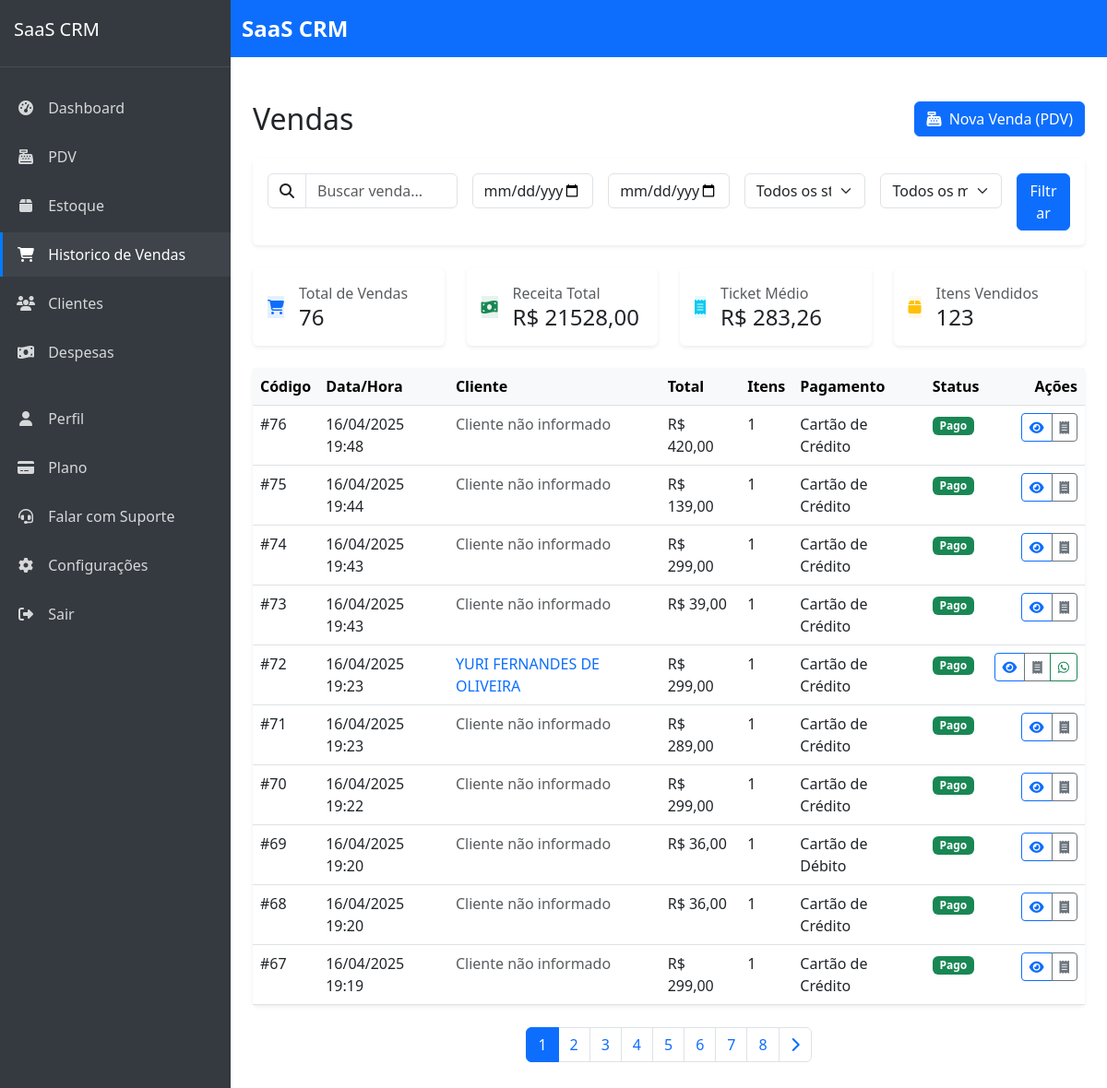
The page /sistema/vendas/ (signed in) on the database as committed earlier.
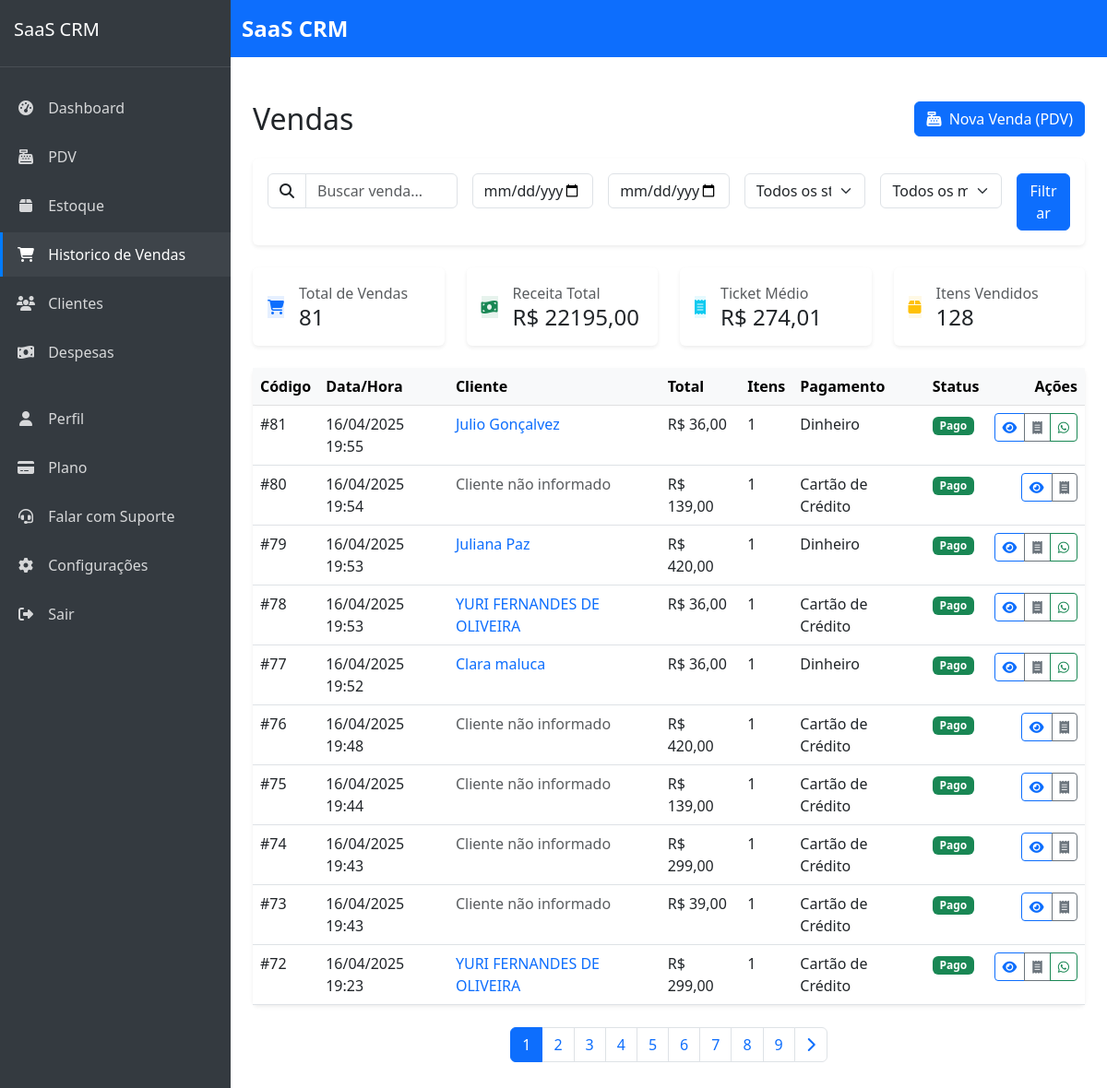
The same page on the database as committed later.
### sales/models.py (models this page shows, shortened)
class Sale(models.Model):
    STATUS_CHOICES = (
        ('pending', 'Pendente'),
        ('paid', 'Pago'),
        ('cancelled', 'Cancelado'),
    )
    company = models.ForeignKey(Company, on_delete=models.CASCADE, verbose_name='Empresa', related_name='sales')
    customer = models.ForeignKey(
        'customers.Customer',
        on_delete=models.SET_NULL,
        null=True,
        blank=True,
        related_name='sales'
    )
    payment_method = models.ForeignKey(PaymentMethod, on_delete=models.PROTECT, verbose_name='Método de Pagamento', related_name='sales')
    created_by = models.ForeignKey(settings.AUTH_USER_MODEL, on_delete=models.PROTECT, null=True, blank=True, verbose_name='Criado por', related_name='sales_created')
    status = models.CharField('Status', max_length=20, choices=STATUS_CHOICES, default='pending')
    total = models.DecimalField('Total', max_digits=10, decimal_places=2, default=0)
    discount = models.DecimalField('Desconto', max_digits=10, decimal_places=2, default=0)
    cost_total = models.DecimalField('Custo Total', max_digits=10, decimal_places=2, default=0)
    profit = models.DecimalField('Lucro', max_digits=10, decimal_places=2, default=0)
    profit_margin = models.DecimalField('Margem de Lucro', max_digits=5, decimal_places=2, default=0)
    notes = models.TextField('Observações', blank=True, null=True)
    created_at = models.DateTimeField('Criado em', auto_now_add=True)
    updated_at = models.DateTimeField('Atualizado em', auto_now=True)
    is_canceled = models.BooleanField(default=False)
    canceled_at = models.DateTimeField(null=True, blank=True)
    canceled_by = models.ForeignKey(
        settings.AUTH_USER_MODEL, on_delete=models.SET_NULL,
        null=True, blank=True, related_name='canceled_sales'
    )
    access_token = models.UUIDField(default=uuid.uuid4, editable=False)
    class Meta:
        verbose_name = 'Venda'
        verbose_name_plural = 'Vendas'
        ordering = ['-created_at']

class PaymentMethod(models.Model):
    company = models.ForeignKey(Company, on_delete=models.CASCADE, verbose_name='Empresa', related_name='payment_methods')
    name = models.CharField('Nome', max_length=100)
    description = models.TextField('Descrição', blank=True, null=True)
    is_active = models.BooleanField('Ativo', default=True)
    created_at = models.DateTimeField('Criado em', default=timezone.now)
    updated_at = models.DateTimeField('Atualizado em', default=timezone.now)
    class Meta:
        verbose_name = 'Método de Pagamento'
        verbose_name_plural = 'Métodos de Pagamento'
        ordering = ['name']
        unique_together = ['company', 'name']  # Prevent duplicate payment methods within same company

### customers/models.py (models this page shows, shortened)
class Customer(models.Model):
    company = models.ForeignKey(Company, on_delete=models.CASCADE, verbose_name='Empresa', related_name='customers')
    name = models.CharField('Nome', max_length=100)
    email = models.EmailField('E-mail', max_length=100, blank=True, null=True)
    phone = models.CharField('Telefone', max_length=20, blank=True, null=True)
    address = models.CharField('Endereço', max_length=200, blank=True, null=True)
    city = models.CharField('Cidade', max_length=100, blank=True, null=True)
    state = models.CharField('Estado', max_length=2, blank=True, null=True)
    zipcode = models.CharField('CEP', max_length=9, blank=True, null=True)
    notes = models.TextField('Observações', blank=True, null=True)
    is_active = models.BooleanField('Ativo', default=True)
    loyalty_points = models.IntegerField('Pontos de Fidelidade', default=0)
    loyalty_tier = models.ForeignKey(LoyaltyTier, on_delete=models.SET_NULL, null=True, blank=True, verbose_name='Nível de Fidelidade')
    birthday = models.DateField('Data de Nascimento', null=True, blank=True)
    created_at = models.DateTimeField('Criado em', auto_now_add=True)
    updated_at = models.DateTimeField('Atualizado em', auto_now=True)
    class Meta:
        verbose_name = 'Cliente'
        verbose_name_plural = 'Clientes'
        ordering = ['name']
        unique_together = [['company', 'email'], ['company', 'phone']]  # Prevent duplicate contacts within same company

### sales/views.py (the view)
# urls.py: path('', views.sale_list, name='sale_list'),
@login_required
def sale_list(request):
    query = request.GET.get('q', '')
    status = request.GET.get('status', '')
    payment_method = request.GET.get('payment_method', '')
    date_from = request.GET.get('date_from', '')
    date_to = request.GET.get('date_to', '')
    sales = Sale.objects.filter(company=request.user.company).select_related('customer', 'payment_method')
    if query:
        sales = sales.filter(
            Q(customer__name__icontains=query) |
            Q(notes__icontains=query)
        )
    if status:
        sales = sales.filter(status=status)
    if payment_method:
        sales = sales.filter(payment_method_id=payment_method)
    if date_from:
        sales = sales.filter(created_at__date__gte=date_from)
    if date_to:
        sales = sales.filter(created_at__date__lte=date_to)
    total_sales = sales.count()
    total_revenue = float(sales.aggregate(total=Sum('total'))['total'] or 0)
    avg_ticket = total_revenue / total_sales if total_sales > 0 else 0
    total_items = (
        SaleItem.objects
        .filter(sale__in=sales)
        .aggregate(total=Sum('quantity'))['total'] or 0
    )
    sales = sales.annotate(items_count=Sum('items__quantity'))
    sales = sales.order_by('-created_at')
    paginator = Paginator(sales, 10)
    page_number = request.GET.get('page', 1)
    sales_page = paginator.get_page(page_number)
    payment_methods = PaymentMethod.objects.filter(company=request.user.company)
    context = {
        'sales': sales_page,
        'payment_methods': payment_methods,
        'query': query,
        'status': status,
        'payment_method': payment_method,
        'date_from': date_from,
        'date_to': date_to,
        'total_sales': total_sales,
        'total_revenue': total_revenue,
        'avg_ticket': avg_ticket,
        'total_items': total_items,
    }
    return render(request, 'sales/sale_list.html', context)

### saas_crm/urls.py (called while the page is built)
    def __call__(self, request):
        if request.user.is_authenticated and request.user.is_superuser and 'impersonate_user_id' in request.session:
            user_id = request.session['impersonate_user_id']
            try:
                request.real_user = request.user
                request.user = User.objects.get(pk=user_id)
                request.is_impersonating = True
            except User.DoesNotExist:
                del request.session['impersonate_user_id']
        response = self.get_response(request)
        return response

### templates/sales/sale_list.html (shortened to what the changed rows need)
{% extends 'core/base.html' %}
{% load humanize %}
{% block content %}
<div class="container-fluid py-4">
    <div class="d-flex justify-content-between align-items-center mb-4">
        <h1 class="h2 mb-0">Vendas</h1>
    </div>
    <div class="row g-4 mb-4">
        <div class="col-md-3">
            <div class="card border-0 shadow-sm h-100">
                <div class="card-body p-3">
                    <div class="d-flex align-items-center">
                        <div>
                            <p class="text-muted mb-0">Total de Vendas</p>
                            <h4 class="mb-0">{{ total_sales|default:0 }}</h4>
                        </div>
                    </div>
                </div>
            </div>
        </div>
        <div class="col-md-3">
            <div class="card border-0 shadow-sm h-100">
                <div class="card-body p-3">
                    <div class="d-flex align-items-center">
                        <div>
                            <p class="text-muted mb-0">Receita Total</p>
                            <h4 class="mb-0">R$ {{ total_revenue|floatformat:2 }}</h4>
                        </div>
                    </div>
                </div>
            </div>
        </div>
        <div class="col-md-3">
            <div class="card border-0 shadow-sm h-100">
                <div class="card-body p-3">
                    <div class="d-flex align-items-center">
                        <div>
                            <p class="text-muted mb-0">Ticket Médio</p>
                            <h4 class="mb-0">R$ {{ avg_ticket|floatformat:2 }}</h4>
                        </div>
                    </div>
                </div>
            </div>
        </div>
        <div class="col-md-3">
            <div class="card border-0 shadow-sm h-100">
                <div class="card-body p-3">
                    <div class="d-flex align-items-center">
                        <div>
                            <p class="text-muted mb-0">Itens Vendidos</p>
                            <h4 class="mb-0">{{ total_items|default:0 }}</h4>
                        </div>
                    </div>
                </div>
            </div>
        </div>
    </div>
    <div class="card border-0 shadow-sm">
        <div class="card-body p-0">
            <div class="table-responsive">
                <table class="table table-hover mb-0">
                    <thead class="table-light">
                        <tr>
                            <th scope="col">Código</th>
                            <th scope="col">Data/Hora</th>
                            <th scope="col">Cliente</th>
                            <th scope="col">Total</th>
                            <th scope="col">Itens</th>
                            <th scope="col">Pagamento</th>
                            <th scope="col">Status</th>
                            <th scope="col" class="text-end">Ações</th>
                        </tr>
                    </thead>
                    <tbody>
                        {% for sale in sales %}
                        <tr>
                            <td>#{{ sale.id }}</td>
                            <td>{{ sale.created_at|date:"d/m/Y H:i" }}</td>
                            <td>
                                {% if sale.customer %}
                                <a href="{% url 'customers:customer_detail' sale.customer.id %}" class="text-decoration-none">
                                    {{ sale.customer.name }}
                                </a>
                                {% else %}
                                <span class="text-muted">Cliente não informado</span>
                                {% endif %}
                            </td>
                            <td>R$ {{ sale.total|floatformat:2 }}</td>
                            <td>{{ sale.items_count|default:0 }}</td>
                            <td>{{ sale.payment_method.name }}</td>
                            <td>
                                {% if sale.status == 'paid' %}
                                <span class="badge bg-success">Pago</span>
                                {% elif sale.status == 'pending' %}
                                <span class="badge bg-warning">Pendente</span>
                                {% else %}
                                <span class="badge bg-danger">Cancelado</span>
                                {% endif %}
                            </td>
                            <td class="text-end">
                                <div class="btn-group">
                                    <a href="{% url 'sales:sale_detail' sale.id %}" class="btn btn-sm btn-outline-primary" title="Ver detalhes">
                                        <i class="fas fa-eye"></i>
                                    </a>
                                    <a href="{% url 'sales:sale_receipt' sale.id %}" class="btn btn-sm btn-outline-secondary" title="Ver recibo">
                                        <i class="fas fa-receipt"></i>
                                    </a>
                                    {% if sale.customer and sale.customer.phone %}
                                    <a href="{% url 'sales:send_whatsapp' sale.id %}" class="btn btn-sm btn-outline-success" title="Enviar agradecimento por WhatsApp">
                                        <i class="fab fa-whatsapp"></i>
                                    </a>
                                    {% endif %}
                                </div>
                            </td>
                        </tr>
                        {% endfor %}
                    </tbody>
                </table>
            </div>
        </div>
    </div>
    {% if sales.has_other_pages %}
    <nav aria-label="Paginação" class="mt-4">
        <ul class="pagination justify-content-center">
            {% for num in sales.paginator.page_range %}
            <li class="page-item {% if sales.number == num %}active{% endif %}">
                <a class="page-link" href="?page={{ num }}&q={{ query }}&status={{ status }}&payment_method={{ payment_method }}&date_from={{ date_from }}&date_to={{ date_to }}">
                    {{ num }}
                </a>
            </li>
            {% endfor %}
        </ul>
    </nav>
    {% endif %}
</div>
{% endblock %}

Rows that differ between the two databases and show on the page:
no longer on this page (row unchanged): Sale: id "71", created_at "16/04/2025 19:23", shows "Cliente não informado", total "289,00", items_count "1", payment_method.name "Cartão de Crédito", status "Pago"
no longer on this page (row unchanged): Sale: id "70", created_at "16/04/2025 19:22", shows "Cliente não informado", total "299,00", items_count "1", payment_method.name "Cartão de Crédito", status "Pago"
no longer on this page (row unchanged): Sale: id "69", created_at "16/04/2025 19:20", shows "Cliente não informado", total "36,00", items_count "1", payment_method.name "Cartão de Débito", status "Pago"
no longer on this page (row unchanged): Sale: id "68", created_at "16/04/2025 19:20", shows "Cliente não informado", total "36,00", items_count "1", payment_method.name "Cartão de Crédito", status "Pago"
no longer on this page (row unchanged): Sale: id "67", created_at "16/04/2025 19:19", shows "Cliente não informado", total "299,00", items_count "1", payment_method.name "Cartão de Crédito", status "Pago"
added Sale: id "81", created_at "16/04/2025 19:55", customer.name "Julio Gonçalvez", total "36,00", items_count "1", payment_method.name "Dinheiro", status "Pago"
added Sale: id "80", created_at "16/04/2025 19:54", shows "Cliente não informado", total "139,00", items_count "1", payment_method.name "Cartão de Crédito", status "Pago"
added Sale: id "79", created_at "16/04/2025 19:53", customer.name "Juliana Paz", total "420,00", items_count "1", payment_method.name "Dinheiro", status "Pago"
added Sale: id "78", created_at "16/04/2025 19:53", customer.name "YURI FERNANDES DE OLIVEIRA", total "36,00", items_count "1", payment_method.name "Cartão de Crédito", status "Pago"
added Sale: id "77", created_at "16/04/2025 19:52", customer.name "Clara maluca", total "36,00", items_count "1", payment_method.name "Dinheiro", status "Pago"
Other text that changed with them:
{{ total_sales|default:0 }}: "76" → "81"
{{ total_revenue|floatformat:2 }}: "21528,00" → "22195,00"
{{ avg_ticket|floatformat:2 }}: "283,26" → "274,01"
{{ total_items|default:0 }}: "123" → "128"
new list line: "9"
